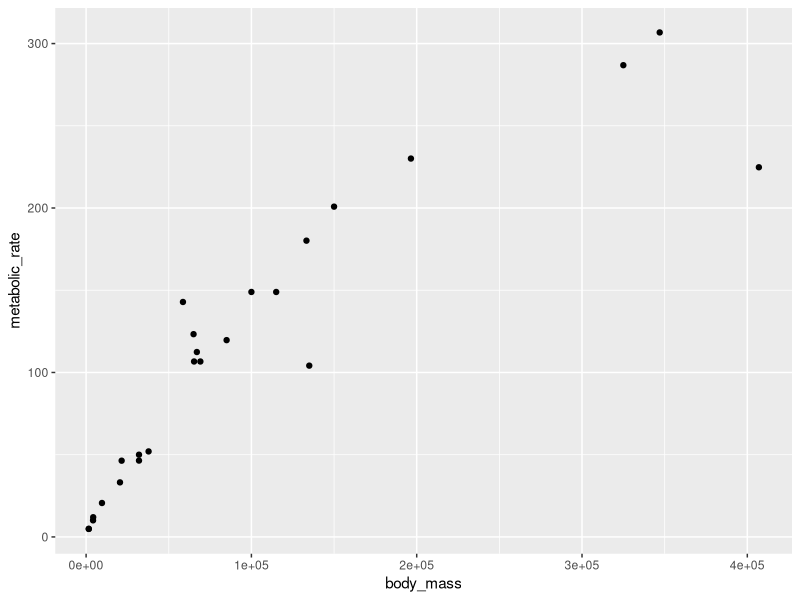

Write the R code that produced this figure.
# Load library
# install.packages("tidyverse")
library(tidyverse)

#set up data frame for plotting
size_mr_data <- data.frame(
  body_mass = c(32000, 37800, 347000, 4200, 196500, 100000, 4290, 
    32000, 65000, 69125, 9600, 133300, 150000, 407000, 115000, 
    67000,325000, 21500, 58588, 65320, 85000, 135000, 20500, 1613,
    1618),
  metabolic_rate = c(49.984, 51.981, 306.770, 10.075, 230.073, 
    148.949, 11.966, 46.414, 123.287, 106.663, 20.619, 180.150, 
    200.830, 224.779, 148.940, 112.430, 286.847, 46.347, 142.863, 
    106.670, 119.660, 104.150, 33.165, 4.900, 4.865))
    
#code goes here
#body mass vs metabolic rate

ggplot(data = size_mr_data, aes(x= body_mass, y = metabolic_rate)) +
  geom_point()
